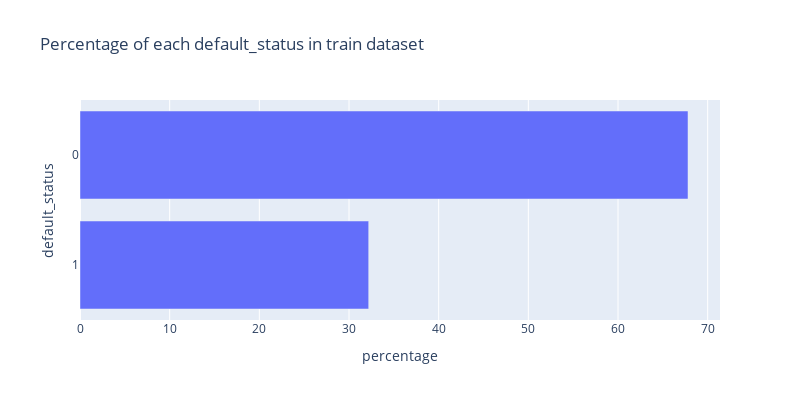

Notebook cell for this chart:
### Markdown cell above
### Analyse the distribution of target variable, default_status

### Code cell
plot_categories_distribution(train, 'default_status', width = 800, height = 400)

### Figure 1 — Plotly figure (JSON) as saved in the notebook; plotly's stock layout.template omitted (floating-point values rounded to 4 significant figures)
{"data": [{"alignmentgroup": "True", "hovertemplate": "percentage=%{x}<br>default_status=%{y}<extra></extra>", "legendgroup": "", "marker": {"color": "#636efa", "pattern": {"shape": ""}}, "name": "", "offsetgroup": "", "orientation": "h", "showlegend": false, "textposition": "auto", "type": "bar", "x": [32.19, 67.81], "xaxis": "x", "y": ["1", "0"], "yaxis": "y"}], "layout": {"barmode": "relative", "height": 400, "legend": {"tracegroupgap": 0}, "title": {"text": "Percentage of each default_status in train dataset"}, "width": 800, "xaxis": {"anchor": "y", "domain": [0, 1], "title": {"text": "percentage"}}, "yaxis": {"anchor": "x", "domain": [0, 1], "tickmode": "linear", "title": {"text": "default_status"}}}}
